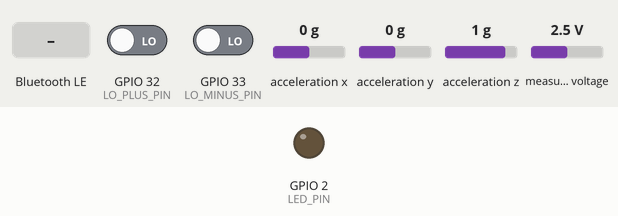
Bench run of a program on a simulated ESP32. On the bench: output pins drawn as LEDs (lit = HIGH). Wiring (inferred from the names in the program): ADS1115 converter at I2C address 0x48; MPU-9250 motion sensor at I2C address 0x68. Dashed ring = blinking. The inputs (shaded band) are chosen by the test bench; at power-on: GPIO 32 (LO_PLUS_PIN) LOW, GPIO 33 (LO_MINUS_PIN) LOW, acceleration x 0 g, acceleration y 0 g, acceleration z 1 g, measured voltage 2.5 V. Nothing arrives over Bluetooth unless stated; a phone connects over Bluetooth LE 3 s after start; what the program prints to the serial monitor is not drawn.

Above: at 1.8 s.
1.9 s: Bluetooth LE write "1" received
At 2.15 s:
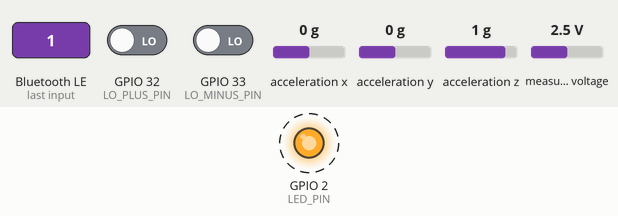
4.9 s: Bluetooth LE write "0" received
At 5.15 s:
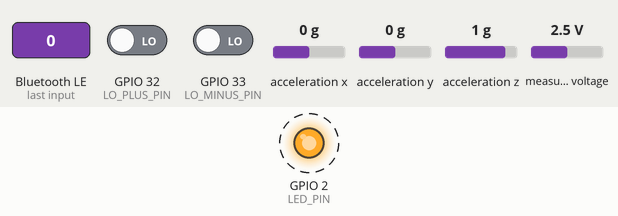
7.9 s: Bluetooth LE write "2" received
At 12.0 s:
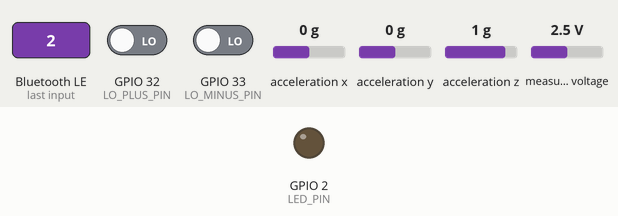
Timing chart, 0 to 13.5 s (numbered marks = the images above; inputs shaded):
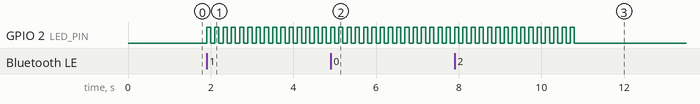

The program:

main.cpp
```cpp
// GlucoSentry primary node firmware (bench build).
//
// Sensors: ADS1115 (0x48) reading the AD8232 output on A0, AD8232 lead-off
// on GPIO32/33, MPU6500 (0x68) for motion. Samples ECG at 250 Hz.
//
// Two outputs, both always on:
//  - USB serial: one "ecg_mV,leads_off,ax,ay,az" line per sample, for the
//    backend's GS_SOURCE=serial and the Python plotter.
//  - BLE GATT server per the backend's docs/API_CONTRACT.md section 2.1: one
//    decimated 100 Hz window per second, with on-device SQI.

#include <Arduino.h>
#include <Wire.h>
#include <BLEDevice.h>
#include <BLEServer.h>
#include <BLE2902.h>

// ---- Pins -----------------------------------------------------------------
#define SDA_PIN      21
#define SCL_PIN      22
#define LO_PLUS_PIN  32
#define LO_MINUS_PIN 33
#define LED_PIN      2   // on-board blue LED; stands in for the vibration motor

// ---- I2C devices ------------------------------------------------------------
#define MPU_ADDR 0x68
#define ADS_ADDR 0x48
#define REG_PWR_MGMT_1   0x6B
#define REG_ACCEL_CONFIG 0x1C
#define REG_GYRO_CONFIG  0x1B
#define REG_ACCEL_XOUT_H 0x3B
#define ADS_REG_CONVERSION 0x00
#define ADS_REG_CONFIG     0x01
#define ADS_CONFIG 0x42E3        // continuous, AIN0 vs GND, +-4.096V, 860 SPS
#define ADS_MV_PER_LSB 0.125f
#define ACCEL_SCALE 4096.0f      // LSB per g at +-8g
#define G 9.80665f

// ---- Sampling / windows -------------------------------------------------------
#define DEVICE_RATE_HZ   250
#define SAMPLE_US        (1000000 / DEVICE_RATE_HZ)
#define MPU_EVERY_N      10      // accel at 25 Hz
#define WINDOW_IN        DEVICE_RATE_HZ   // 1 s of input samples
#define OUT_RATE_HZ      100
#define WINDOW_OUT       OUT_RATE_HZ      // 1 s of output samples
#define MOTION_SQI_THRESHOLD_MS2 1.0f     // same rule as the backend serial source

// ---- BLE (UUIDs must match backend app/config.py) ----------------------------
#define DEVICE_NAME        "GlucoSentry-ECG"
#define SERVICE_UUID       "0000a000-0000-1000-8000-00805f9b34fb"
#define CHAR_ECG_DATA      "0000a001-0000-1000-8000-00805f9b34fb"
#define CHAR_SQI_FLAG      "0000a002-0000-1000-8000-00805f9b34fb"
#define CHAR_DEVICE_STATUS "0000a003-0000-1000-8000-00805f9b34fb"
#define CHAR_CONTROLLER    "0000a004-0000-1000-8000-00805f9b34fb"
#define CHAR_ALERT         "0000a005-0000-1000-8000-00805f9b34fb"
#define CHAR_AUX_WAKE      "0000a006-0000-1000-8000-00805f9b34fb"
#define BATTERY_UNKNOWN    255
#define ALERT_BLINK_MS     3000

BLECharacteristic *ecgChar, *sqiChar, *statusChar;
volatile bool bleConnected = false;
volatile uint8_t currentMode = 1;          // 0=Eco 1=Normal 2=Watch 3=Verify
volatile uint32_t alertUntilMs = 0;

// Window buffers (filled at 250 Hz, sent once per second)
int16_t ecgIn[WINDOW_IN];
float accelMag[WINDOW_IN];
bool windowLeadsOff = false;
uint16_t inCount = 0;
double windowStartS = 0;

float ax = 0, ay = 0, az = 0;
bool mpuOk = false, adsOk = false;

// ---- I2C helpers ------------------------------------------------------------
void writeReg8(uint8_t addr, uint8_t reg, uint8_t val) {
  Wire.beginTransmission(addr);
  Wire.write(reg);
  Wire.write(val);
  Wire.endTransmission();
}

void writeReg16(uint8_t addr, uint8_t reg, uint16_t val) {
  Wire.beginTransmission(addr);
  Wire.write(reg);
  Wire.write(val >> 8);
  Wire.write(val & 0xFF);
  Wire.endTransmission();
}

bool devicePresent(uint8_t addr) {
  Wire.beginTransmission(addr);
  return Wire.endTransmission() == 0;
}

int16_t readEcgCounts() {
  Wire.beginTransmission(ADS_ADDR);
  Wire.write(ADS_REG_CONVERSION);
  Wire.endTransmission(false);
  if (Wire.requestFrom((uint8_t)ADS_ADDR, (uint8_t)2) != 2) return 0;
  return (int16_t)((Wire.read() << 8) | Wire.read());
}

void readAccel() {
  Wire.beginTransmission(MPU_ADDR);
  Wire.write(REG_ACCEL_XOUT_H);
  Wire.endTransmission(false);
  if (Wire.requestFrom((uint8_t)MPU_ADDR, (uint8_t)6) != 6) return;
  int16_t x = (Wire.read() << 8) | Wire.read();
  int16_t y = (Wire.read() << 8) | Wire.read();
  int16_t z = (Wire.read() << 8) | Wire.read();
  ax = x / ACCEL_SCALE * G;
  ay = y / ACCEL_SCALE * G;
  az = z / ACCEL_SCALE * G;
}

// ---- BLE callbacks ------------------------------------------------------------
class ServerCallbacks : public BLEServerCallbacks {
  void onConnect(BLEServer *) override { bleConnected = true; }
  void onDisconnect(BLEServer *server) override {
    bleConnected = false;
    server->getAdvertising()->start();  // accept the next connection
  }
};

class ControllerCallbacks : public BLECharacteristicCallbacks {
  void onWrite(BLECharacteristic *c) override {
    std::string v = c->getValue();
    if (!v.empty() && (uint8_t)v[0] <= 3) currentMode = (uint8_t)v[0];
  }
};

class AlertCallbacks : public BLECharacteristicCallbacks {
  void onWrite(BLECharacteristic *) override { alertUntilMs = millis() + ALERT_BLINK_MS; }
};

class AuxWakeCallbacks : public BLECharacteristicCallbacks {
  // No auxiliary node on the bench; accepted so the backend's write succeeds.
  void onWrite(BLECharacteristic *) override {}
};

BLECharacteristic *addNotify(BLEService *svc, const char *uuid) {
  BLECharacteristic *c = svc->createCharacteristic(uuid, BLECharacteristic::PROPERTY_NOTIFY);
  c->addDescriptor(new BLE2902());
  return c;
}

void addWrite(BLEService *svc, const char *uuid, BLECharacteristicCallbacks *cb) {
  BLECharacteristic *c = svc->createCharacteristic(
      uuid, BLECharacteristic::PROPERTY_WRITE | BLECharacteristic::PROPERTY_WRITE_NR);
  c->setCallbacks(cb);
}

void setupBle() {
  BLEDevice::init(DEVICE_NAME);
  BLEDevice::setMTU(247);  // a whole 208-byte window per notification
  BLEServer *server = BLEDevice::createServer();
  server->setCallbacks(new ServerCallbacks());

  // 3 notify chars x 3 handles + 3 write chars x 2 handles + service = 16,
  // above the library's default of 15.
  BLEService *svc = server->createService(BLEUUID(SERVICE_UUID), 32);
  ecgChar = addNotify(svc, CHAR_ECG_DATA);
  sqiChar = addNotify(svc, CHAR_SQI_FLAG);
  statusChar = addNotify(svc, CHAR_DEVICE_STATUS);
  addWrite(svc, CHAR_CONTROLLER, new ControllerCallbacks());
  addWrite(svc, CHAR_ALERT, new AlertCallbacks());
  addWrite(svc, CHAR_AUX_WAKE, new AuxWakeCallbacks());
  svc->start();

  BLEAdvertising *adv = BLEDevice::getAdvertising();
  adv->addServiceUUID(SERVICE_UUID);
  adv->setScanResponse(true);
  BLEDevice::startAdvertising();
}

// ---- Window processing ----------------------------------------------------------
// 250 -> 100 Hz: 3-tap moving average (edge-clamped), then linear
// interpolation onto the 10 ms grid. Mirrors the backend serial source.
void decimate(const int16_t *in, int16_t *out) {
  static float smooth[WINDOW_IN];
  for (int i = 0; i < WINDOW_IN; i++) {
    int a = i > 0 ? i - 1 : 0;
    int b = i < WINDOW_IN - 1 ? i + 1 : WINDOW_IN - 1;
    smooth[i] = (in[a] + in[i] + in[b]) / 3.0f;
  }
  for (int k = 0; k < WINDOW_OUT; k++) {
    float pos = k * (float)DEVICE_RATE_HZ / OUT_RATE_HZ;  // 2.5 input samples per output
    int i0 = (int)pos;
    int i1 = i0 + 1 < WINDOW_IN ? i0 + 1 : i0;
    float f = pos - i0;
    out[k] = (int16_t)lroundf(smooth[i0] * (1 - f) + smooth[i1] * f);
  }
}

float stddev(const float *x, int n) {
  double sum = 0, sq = 0;
  for (int i = 0; i < n; i++) { sum += x[i]; sq += (double)x[i] * x[i]; }
  double mean = sum / n;
  double var = sq / n - mean * mean;
  return var > 0 ? sqrt(var) : 0;
}

void sendWindow() {
  float motion = stddev(accelMag, WINDOW_IN);
  uint8_t sqi = (windowLeadsOff || motion > MOTION_SQI_THRESHOLD_MS2) ? 0 : 1;

  if (!bleConnected) return;

  // Order per contract: sqi_flag, ecg_data, device_status.
  sqiChar->setValue(&sqi, 1);
  sqiChar->notify();

  static uint8_t pkt[8 + WINDOW_OUT * 2];
  memcpy(pkt, &windowStartS, 8);  // ESP32 is little-endian, as the contract requires
  decimate(ecgIn, (int16_t *)(pkt + 8));
  ecgChar->setValue(pkt, sizeof(pkt));
  ecgChar->notify();

  uint16_t motionCenti = (uint16_t)min(65535.0f, motion * 100.0f);
  uint8_t status[5] = {
      BATTERY_UNKNOWN, currentMode, (uint8_t)(windowLeadsOff ? 1 : 0),
      (uint8_t)(motionCenti & 0xFF), (uint8_t)(motionCenti >> 8)};
  statusChar->setValue(status, sizeof(status));
  statusChar->notify();
}

// ---- Setup / loop -------------------------------------------------------------
void setup() {
  Serial.begin(921600);
  delay(500);
  pinMode(LO_PLUS_PIN, INPUT);
  pinMode(LO_MINUS_PIN, INPUT);
  pinMode(LED_PIN, OUTPUT);

  Wire.begin(SDA_PIN, SCL_PIN);
  Wire.setClock(400000);
  mpuOk = devicePresent(MPU_ADDR);
  adsOk = devicePresent(ADS_ADDR);
  Serial.printf("MPU6500 (0x68): %s\n", mpuOk ? "OK" : "MISSING");
  Serial.printf("ADS1115 (0x48): %s\n", adsOk ? "OK" : "MISSING");
  if (mpuOk) {
    writeReg8(MPU_ADDR, REG_PWR_MGMT_1, 0x00);
    delay(100);
    writeReg8(MPU_ADDR, REG_ACCEL_CONFIG, 0x10);
    writeReg8(MPU_ADDR, REG_GYRO_CONFIG, 0x08);
  }
  if (adsOk) writeReg16(ADS_ADDR, ADS_REG_CONFIG, ADS_CONFIG);

  setupBle();
  Serial.printf("BLE advertising as %s\n", DEVICE_NAME);
  Serial.println("Streaming: ecg_mV,leads_off,ax,ay,az");
}

void loop() {
  static uint32_t nextSample = micros();
  static uint32_t count = 0;

  // Alert: blink the LED at 5 Hz until the deadline; LED off otherwise.
  digitalWrite(LED_PIN, millis() < alertUntilMs ? (millis() / 100) % 2 : LOW);

  if ((int32_t)(micros() - nextSample) < 0) return;
  nextSample += SAMPLE_US;

  bool leadsOff = digitalRead(LO_PLUS_PIN) || digitalRead(LO_MINUS_PIN);
  int16_t counts = (leadsOff || !adsOk) ? 0 : readEcgCounts();
  if (mpuOk && count++ % MPU_EVERY_N == 0) readAccel();

  if (inCount == 0) {
    windowStartS = micros() / 1e6;
    windowLeadsOff = false;
  }
  ecgIn[inCount] = counts;
  accelMag[inCount] = sqrtf(ax * ax + ay * ay + az * az);
  windowLeadsOff |= leadsOff;
  if (++inCount == WINDOW_IN) {
    sendWindow();
    inCount = 0;
  }

  Serial.printf("%.1f,%d,%.2f,%.2f,%.2f\n", counts * ADS_MV_PER_LSB, leadsOff, ax, ay, az);
}
```

Measured:
- after the input at 1.9 s, GPIO 2 (LED_PIN): alternates HIGH for 0.10 s and LOW for 0.10 s, starting at once
- after the input at 4.9 s, GPIO 2 (LED_PIN): alternates HIGH for 0.10 s and LOW for 0.10 s, starting at once
- after the input at 7.9 s, GPIO 2 (LED_PIN): alternates HIGH for 0.10 s and LOW for 0.10 s, 30 changes in all, then stays LOW, starting at once
